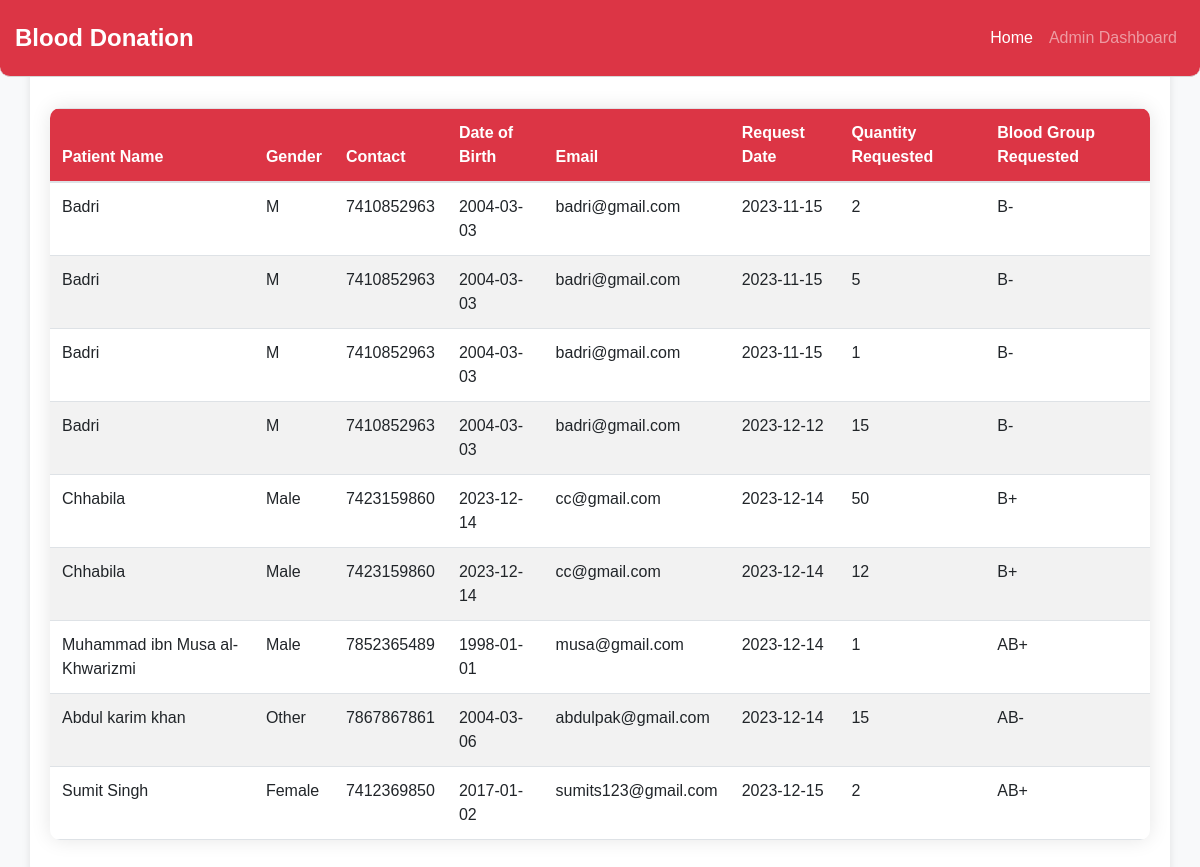
/blood_request_history, run on the app's committed database.
### app.py (models this page shows)
class Patient(db.Model):
    id = db.Column(db.Integer, primary_key=True)
    username = db.Column(db.String(20), unique=True, nullable=False)
    email = db.Column(db.String(120), unique=True, nullable=False)
    password = db.Column(db.String(60), nullable=False)
    full_name = db.Column(db.String(50), nullable=True)
    gender = db.Column(db.String(10))
    date_of_birth = db.Column(db.Date)
    contact_details = db.Column(db.String(20))
    address = db.Column(db.String(100))
    blood_type = db.Column(db.String(5))
    medical_conditions = db.Column(db.Text)
    treatment_history = db.Column(db.Text)
    attending_physician = db.Column(db.String(50))

class BloodRequest(db.Model):
    id = db.Column(db.Integer, primary_key=True)
    patient_id = db.Column(db.Integer, db.ForeignKey('patient.id'), nullable=False)
    blood_group = db.Column(db.String(5), nullable=False)
    quantity = db.Column(db.Integer, nullable=False)
    request_date = db.Column(db.Date, nullable=False, default=datetime.utcnow)

### app.py (the view)
@app.route('/blood_request_history')
def blood_request_history():
    patients = Patient.query.all()
    return render_template('blood_request_history.html', patients=patients,get_request_records=get_request_records)

### app.py (called while the page is built)
def get_request_records(patient_id):
    return BloodRequest.query.filter_by(patient_id=patient_id).all()

### templates/blood_request_history.html (shortened to what this page needs)
<!DOCTYPE html>
<html lang="en">
<head>
    <link rel="stylesheet" href="https://stackpath.bootstrapcdn.com/bootstrap/4.3.1/css/bootstrap.min.css">
</head>
<body>
    <nav class="navbar navbar-expand-lg navbar-dark fixed-top">
        <a class="navbar-brand" href="{{ url_for('index') }}">Blood Donation</a>
        <div class="collapse navbar-collapse" id="navbarNav">
            <ul class="navbar-nav ml-auto">
                <li class="nav-item active">
                    <a class="nav-link" href="{{ url_for('index') }}">Home</a>
                </li>
                <li class="nav-item ">
                    <a class="nav-link" href="{{ url_for('admin_dashboard') }}">Admin Dashboard</a>
                </li>
            </ul>
        </div>
    </nav>
    <div class="container">
        <h2>Blood Request History</h2>
        <table class="table">
            <thead>
                <tr>
                    <th onclick="sortTable(0)">Patient Name</th>
                    <th onclick="sortTable(1)">Gender</th>
                    <th onclick="sortTable(2)">Contact</th>
                    <th onclick="sortTable(3)">Date of Birth</th>
                    <th onclick="sortTable(4)">Email</th>
                    <th onclick="sortTable(5)">Request Date</th>
                    <th onclick="sortTable(6)">Quantity Requested</th>
                    <th onclick="sortTable(7)">Blood Group Requested</th>
                </tr>
            </thead>
            <tbody>
                {% if patients %}
                {% for patient in patients %}
                {% set request_records = get_request_records(patient.id) %}
                {% for record in request_records %}
                <tr>
                    <td>{{ patient.full_name }}</td>
                    <td>{{ patient.gender }}</td>
                    <td>{{ patient.contact_details }}</td>
                    <td>{{ patient.date_of_birth }}</td>
                    <td>{{ patient.email }}</td>
                    <td>{{ record.request_date }}</td>
                    <td>{{ record.quantity }}</td>
                    <td>{{ patient.blood_type }}</td>
                </tr>
                {% endfor %}
                {% endfor %}
                {% else %}
                <tr>
                    <td colspan="8">No Blood Request History available.</td>
                </tr>
                {% endif %}
            </tbody>
        </table>
    </div>
</body>
</html>

### templates/blood_request_history.html (style rules this page uses)
body { background-color: #f8f9fa; font-family: 'Arial', sans-serif; }
.navbar { background-color: #dc3545; padding: 15px; border-bottom: 1px solid #d6d6d6; border-radius: 0 0 10px 10px; }
.navbar-brand { color: #ffffff; font-size: 24px; font-weight: bold; }
.container { background-color: #ffffff; padding: 20px; border-radius: 10px; box-shadow: 0 4px 8px rgba(0, 0, 0, 0.1); margin-top: 20px; }
h2 { color: #dc3545; margin-bottom: 30px; }
table { width: 100%; margin-top: 20px; border-collapse: collapse; box-shadow: 0 0 20px rgba(0, 0, 0, 0.1); border-radius: 10px; overflow: hidden; }
th, td { padding: 15px; text-align: left; border-bottom: 1px solid #dee2e6; cursor: pointer; }
th { background-color: #dc3545; color: #ffffff; }
tr:nth-child(even) { background-color: #f2f2f2; }

### data on the page
Patient: full_name "Badri", gender "M", contact_details "7410852963", date_of_birth "2004-03-03", email "badri@gmail.com", blood_type "B-"
BloodRequest: request_date "2023-11-15", quantity "2"
BloodRequest: request_date "2023-11-15", quantity "5"
BloodRequest: request_date "2023-11-15", quantity "1"
BloodRequest: request_date "2023-12-12", quantity "15"
Patient: full_name "Chhabila", gender "Male", contact_details "7423159860", date_of_birth "2023-12-14", email "cc@gmail.com", blood_type "B+"
BloodRequest: request_date "2023-12-14", quantity "50"
BloodRequest: request_date "2023-12-14", quantity "12"
Patient: full_name "Muhammad ibn Musa al-Khwarizmi", gender "Male", contact_details "7852365489", date_of_birth "1998-01-01", email "musa@gmail.com", blood_type "AB+"
BloodRequest: request_date "2023-12-14", quantity "1"
Patient: full_name "Abdul karim khan", gender "Other", contact_details "7867867861", date_of_birth "2004-03-06", email "abdulpak@gmail.com", blood_type "AB-"
BloodRequest: request_date "2023-12-14", quantity "15"
Patient: full_name "Sumit Singh", gender "Female", contact_details "7412369850", date_of_birth "2017-01-02", email "sumits123@gmail.com", blood_type "AB+"
BloodRequest: request_date "2023-12-15", quantity "2"
